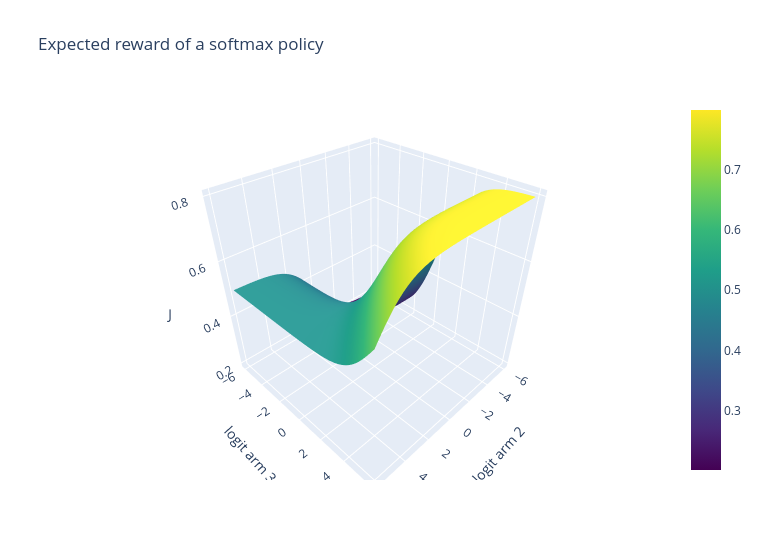

The notebook cell this image was saved under:
### Markdown cell above
### 9.2 Interactive Plotly version of 9.1

### Code cell
fig = go.Figure(go.Surface(x=t1[0], y=t2[:, 0], z=J, colorscale="Viridis")); fig.update_layout(title="Expected reward of a softmax policy", width=760, height=560, scene=dict(xaxis_title="logit arm 2", yaxis_title="logit arm 3", zaxis_title="J")); fig.show()
